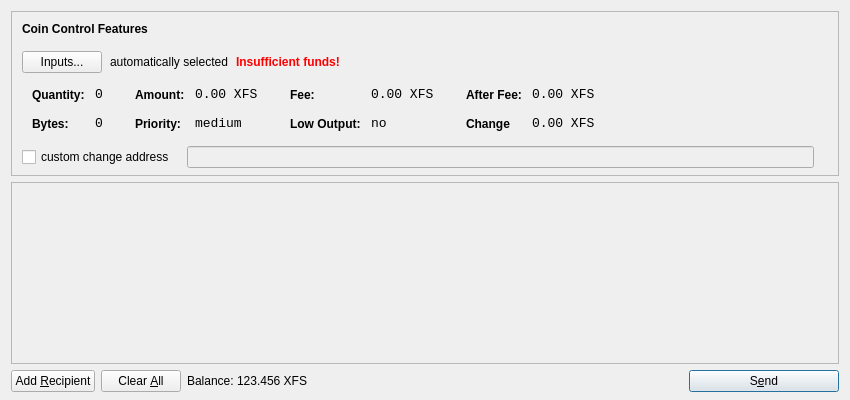
<?xml version="1.0" encoding="UTF-8"?>
<ui version="4.0">
 <class>SendCoinsDialog</class>
 <widget class="QDialog" name="SendCoinsDialog">
  <property name="geometry">
   <rect>
    <x>0</x>
    <y>0</y>
    <width>850</width>
    <height>400</height>
   </rect>
  </property>
  <property name="windowTitle">
   <string>Send Coins</string>
  </property>
  <layout class="QVBoxLayout" name="verticalLayout" stretch="0,1,0">
   <property name="bottomMargin">
    <number>8</number>
   </property>
   <item>
    <widget class="QFrame" name="frameCoinControl">
     <property name="sizePolicy">
      <sizepolicy hsizetype="Expanding" vsizetype="Expanding">
       <horstretch>0</horstretch>
       <verstretch>0</verstretch>
      </sizepolicy>
     </property>
     <property name="maximumSize">
      <size>
       <width>16777215</width>
       <height>16777215</height>
      </size>
     </property>
     <property name="frameShape">
      <enum>QFrame::StyledPanel</enum>
     </property>
     <property name="frameShadow">
      <enum>QFrame::Sunken</enum>
     </property>
     <layout class="QVBoxLayout" name="verticalLayoutCoinControl2">
      <property name="spacing">
       <number>-1</number>
      </property>
      <property name="leftMargin">
       <number>0</number>
      </property>
      <property name="topMargin">
       <number>0</number>
      </property>
      <property name="rightMargin">
       <number>0</number>
      </property>
      <property name="bottomMargin">
       <number>6</number>
      </property>
      <item>
       <layout class="QVBoxLayout" name="verticalLayoutCoinControl" stretch="0,0,0,0,1">
        <property name="spacing">
         <number>0</number>
        </property>
        <property name="leftMargin">
         <number>10</number>
        </property>
        <property name="topMargin">
         <number>10</number>
        </property>
        <item>
         <layout class="QHBoxLayout" name="horizontalLayoutCoinControl1">
          <property name="bottomMargin">
           <number>15</number>
          </property>
          <item>
           <widget class="QLabel" name="labelCoinControlFeatures">
            <property name="sizePolicy">
             <sizepolicy hsizetype="Preferred" vsizetype="Maximum">
              <horstretch>0</horstretch>
              <verstretch>0</verstretch>
             </sizepolicy>
            </property>
            <property name="font">
             <font>
              <weight>75</weight>
              <bold>true</bold>
             </font>
            </property>
            <property name="styleSheet">
             <string notr="true">font-weight:bold;</string>
            </property>
            <property name="text">
             <string>Coin Control Features</string>
            </property>
           </widget>
          </item>
         </layout>
        </item>
        <item>
         <layout class="QHBoxLayout" name="horizontalLayoutCoinControl2" stretch="0,0,0,0">
          <property name="spacing">
           <number>8</number>
          </property>
          <property name="bottomMargin">
           <number>10</number>
          </property>
          <item>
           <widget class="QPushButton" name="pushButtonCoinControl">
            <property name="styleSheet">
             <string notr="true"/>
            </property>
            <property name="text">
             <string>Inputs...</string>
            </property>
           </widget>
          </item>
          <item>
           <widget class="QLabel" name="labelCoinControlAutomaticallySelected">
            <property name="text">
             <string>automatically selected</string>
            </property>
            <property name="margin">
             <number>5</number>
            </property>
           </widget>
          </item>
          <item>
           <widget class="QLabel" name="labelCoinControlInsuffFunds">
            <property name="font">
             <font>
              <weight>75</weight>
              <bold>true</bold>
             </font>
            </property>
            <property name="styleSheet">
             <string notr="true">color:red;font-weight:bold;</string>
            </property>
            <property name="text">
             <string>Insufficient funds!</string>
            </property>
            <property name="margin">
             <number>5</number>
            </property>
           </widget>
          </item>
          <item>
           <spacer name="horizontalSpacerCoinControl">
            <property name="orientation">
             <enum>Qt::Horizontal</enum>
            </property>
            <property name="sizeHint" stdset="0">
             <size>
              <width>40</width>
              <height>1</height>
             </size>
            </property>
           </spacer>
          </item>
         </layout>
        </item>
        <item>
         <widget class="QWidget" name="widgetCoinControl" native="true">
          <property name="sizePolicy">
           <sizepolicy hsizetype="Preferred" vsizetype="Preferred">
            <horstretch>0</horstretch>
            <verstretch>0</verstretch>
           </sizepolicy>
          </property>
          <property name="minimumSize">
           <size>
            <width>0</width>
            <height>0</height>
           </size>
          </property>
          <property name="styleSheet">
           <string notr="true"/>
          </property>
          <layout class="QHBoxLayout" name="horizontalLayoutCoinControl5">
           <property name="margin">
            <number>0</number>
           </property>
           <item>
            <layout class="QHBoxLayout" name="horizontalLayoutCoinControl3" stretch="0,0,0,1">
             <property name="spacing">
              <number>20</number>
             </property>
             <property name="topMargin">
              <number>0</number>
             </property>
             <property name="bottomMargin">
              <number>10</number>
             </property>
             <item>
              <layout class="QFormLayout" name="formLayoutCoinControl1">
               <property name="horizontalSpacing">
                <number>10</number>
               </property>
               <property name="verticalSpacing">
                <number>14</number>
               </property>
               <property name="leftMargin">
                <number>10</number>
               </property>
               <property name="topMargin">
                <number>4</number>
               </property>
               <property name="rightMargin">
                <number>6</number>
               </property>
               <item row="0" column="0">
                <widget class="QLabel" name="labelCoinControlQuantityText">
                 <property name="styleSheet">
                  <string notr="true">font-weight:bold;</string>
                 </property>
                 <property name="text">
                  <string>Quantity:</string>
                 </property>
                 <property name="margin">
                  <number>0</number>
                 </property>
                </widget>
               </item>
               <item row="0" column="1">
                <widget class="QLabel" name="labelCoinControlQuantity">
                 <property name="font">
                  <font>
                   <family>Monospace</family>
                   <pointsize>10</pointsize>
                  </font>
                 </property>
                 <property name="cursor">
                  <cursorShape>IBeamCursor</cursorShape>
                 </property>
                 <property name="contextMenuPolicy">
                  <enum>Qt::ActionsContextMenu</enum>
                 </property>
                 <property name="text">
                  <string>0</string>
                 </property>
                 <property name="margin">
                  <number>0</number>
                 </property>
                 <property name="textInteractionFlags">
                  <set>Qt::LinksAccessibleByMouse|Qt::TextSelectableByKeyboard|Qt::TextSelectableByMouse</set>
                 </property>
                </widget>
               </item>
               <item row="1" column="0">
                <widget class="QLabel" name="labelCoinControlBytesText">
                 <property name="styleSheet">
                  <string notr="true">font-weight:bold;</string>
                 </property>
                 <property name="text">
                  <string>Bytes:</string>
                 </property>
                </widget>
               </item>
               <item row="1" column="1">
                <widget class="QLabel" name="labelCoinControlBytes">
                 <property name="font">
                  <font>
                   <family>Monospace</family>
                   <pointsize>10</pointsize>
                  </font>
                 </property>
                 <property name="cursor">
                  <cursorShape>IBeamCursor</cursorShape>
                 </property>
                 <property name="contextMenuPolicy">
                  <enum>Qt::ActionsContextMenu</enum>
                 </property>
                 <property name="text">
                  <string>0</string>
                 </property>
                 <property name="textInteractionFlags">
                  <set>Qt::LinksAccessibleByMouse|Qt::TextSelectableByKeyboard|Qt::TextSelectableByMouse</set>
                 </property>
                </widget>
               </item>
              </layout>
             </item>
             <item>
              <layout class="QFormLayout" name="formLayoutCoinControl2">
               <property name="horizontalSpacing">
                <number>10</number>
               </property>
               <property name="verticalSpacing">
                <number>14</number>
               </property>
               <property name="leftMargin">
                <number>6</number>
               </property>
               <property name="topMargin">
                <number>4</number>
               </property>
               <property name="rightMargin">
                <number>6</number>
               </property>
               <item row="0" column="0">
                <widget class="QLabel" name="labelCoinControlAmountText">
                 <property name="styleSheet">
                  <string notr="true">font-weight:bold;</string>
                 </property>
                 <property name="text">
                  <string>Amount:</string>
                 </property>
                 <property name="margin">
                  <number>0</number>
                 </property>
                </widget>
               </item>
               <item row="0" column="1">
                <widget class="QLabel" name="labelCoinControlAmount">
                 <property name="font">
                  <font>
                   <family>Monospace</family>
                   <pointsize>10</pointsize>
                  </font>
                 </property>
                 <property name="cursor">
                  <cursorShape>IBeamCursor</cursorShape>
                 </property>
                 <property name="contextMenuPolicy">
                  <enum>Qt::ActionsContextMenu</enum>
                 </property>
                 <property name="text">
                  <string>0.00 XFS</string>
                 </property>
                 <property name="textInteractionFlags">
                  <set>Qt::LinksAccessibleByMouse|Qt::TextSelectableByKeyboard|Qt::TextSelectableByMouse</set>
                 </property>
                </widget>
               </item>
               <item row="1" column="0">
                <widget class="QLabel" name="labelCoinControlPriorityText">
                 <property name="styleSheet">
                  <string notr="true">font-weight:bold;</string>
                 </property>
                 <property name="text">
                  <string>Priority:</string>
                 </property>
                </widget>
               </item>
               <item row="1" column="1">
                <widget class="QLabel" name="labelCoinControlPriority">
                 <property name="font">
                  <font>
                   <family>Monospace</family>
                   <pointsize>10</pointsize>
                  </font>
                 </property>
                 <property name="cursor">
                  <cursorShape>IBeamCursor</cursorShape>
                 </property>
                 <property name="contextMenuPolicy">
                  <enum>Qt::ActionsContextMenu</enum>
                 </property>
                 <property name="text">
                  <string>medium</string>
                 </property>
                 <property name="textInteractionFlags">
                  <set>Qt::LinksAccessibleByMouse|Qt::TextSelectableByKeyboard|Qt::TextSelectableByMouse</set>
                 </property>
                </widget>
               </item>
              </layout>
             </item>
             <item>
              <layout class="QFormLayout" name="formLayoutCoinControl3">
               <property name="horizontalSpacing">
                <number>10</number>
               </property>
               <property name="verticalSpacing">
                <number>14</number>
               </property>
               <property name="leftMargin">
                <number>6</number>
               </property>
               <property name="topMargin">
                <number>4</number>
               </property>
               <property name="rightMargin">
                <number>6</number>
               </property>
               <item row="0" column="0">
                <widget class="QLabel" name="labelCoinControlFeeText">
                 <property name="styleSheet">
                  <string notr="true">font-weight:bold;</string>
                 </property>
                 <property name="text">
                  <string>Fee:</string>
                 </property>
                 <property name="margin">
                  <number>0</number>
                 </property>
                </widget>
               </item>
               <item row="0" column="1">
                <widget class="QLabel" name="labelCoinControlFee">
                 <property name="font">
                  <font>
                   <family>Monospace</family>
                   <pointsize>10</pointsize>
                  </font>
                 </property>
                 <property name="cursor">
                  <cursorShape>IBeamCursor</cursorShape>
                 </property>
                 <property name="contextMenuPolicy">
                  <enum>Qt::ActionsContextMenu</enum>
                 </property>
                 <property name="text">
                  <string>0.00 XFS</string>
                 </property>
                 <property name="textInteractionFlags">
                  <set>Qt::LinksAccessibleByMouse|Qt::TextSelectableByKeyboard|Qt::TextSelectableByMouse</set>
                 </property>
                </widget>
               </item>
               <item row="1" column="0">
                <widget class="QLabel" name="labelCoinControlLowOutputText">
                 <property name="styleSheet">
                  <string notr="true">font-weight:bold;</string>
                 </property>
                 <property name="text">
                  <string>Low Output:</string>
                 </property>
                </widget>
               </item>
               <item row="1" column="1">
                <widget class="QLabel" name="labelCoinControlLowOutput">
                 <property name="font">
                  <font>
                   <family>Monospace</family>
                   <pointsize>10</pointsize>
                  </font>
                 </property>
                 <property name="cursor">
                  <cursorShape>IBeamCursor</cursorShape>
                 </property>
                 <property name="contextMenuPolicy">
                  <enum>Qt::ActionsContextMenu</enum>
                 </property>
                 <property name="text">
                  <string>no</string>
                 </property>
                 <property name="textInteractionFlags">
                  <set>Qt::LinksAccessibleByMouse|Qt::TextSelectableByKeyboard|Qt::TextSelectableByMouse</set>
                 </property>
                </widget>
               </item>
              </layout>
             </item>
             <item>
              <layout class="QFormLayout" name="formLayoutCoinControl4">
               <property name="horizontalSpacing">
                <number>10</number>
               </property>
               <property name="verticalSpacing">
                <number>14</number>
               </property>
               <property name="leftMargin">
                <number>6</number>
               </property>
               <property name="topMargin">
                <number>4</number>
               </property>
               <property name="rightMargin">
                <number>6</number>
               </property>
               <item row="0" column="0">
                <widget class="QLabel" name="labelCoinControlAfterFeeText">
                 <property name="styleSheet">
                  <string notr="true">font-weight:bold;</string>
                 </property>
                 <property name="text">
                  <string>After Fee:</string>
                 </property>
                 <property name="margin">
                  <number>0</number>
                 </property>
                </widget>
               </item>
               <item row="0" column="1">
                <widget class="QLabel" name="labelCoinControlAfterFee">
                 <property name="font">
                  <font>
                   <family>Monospace</family>
                   <pointsize>10</pointsize>
                  </font>
                 </property>
                 <property name="cursor">
                  <cursorShape>IBeamCursor</cursorShape>
                 </property>
                 <property name="contextMenuPolicy">
                  <enum>Qt::ActionsContextMenu</enum>
                 </property>
                 <property name="text">
                  <string>0.00 XFS</string>
                 </property>
                 <property name="textInteractionFlags">
                  <set>Qt::LinksAccessibleByMouse|Qt::TextSelectableByKeyboard|Qt::TextSelectableByMouse</set>
                 </property>
                </widget>
               </item>
               <item row="1" column="0">
                <widget class="QLabel" name="labelCoinControlChangeText">
                 <property name="styleSheet">
                  <string notr="true">font-weight:bold;</string>
                 </property>
                 <property name="text">
                  <string>Change</string>
                 </property>
                </widget>
               </item>
               <item row="1" column="1">
                <widget class="QLabel" name="labelCoinControlChange">
                 <property name="font">
                  <font>
                   <family>Monospace</family>
                   <pointsize>10</pointsize>
                  </font>
                 </property>
                 <property name="cursor">
                  <cursorShape>IBeamCursor</cursorShape>
                 </property>
                 <property name="contextMenuPolicy">
                  <enum>Qt::ActionsContextMenu</enum>
                 </property>
                 <property name="text">
                  <string>0.00 XFS</string>
                 </property>
                 <property name="textInteractionFlags">
                  <set>Qt::LinksAccessibleByMouse|Qt::TextSelectableByKeyboard|Qt::TextSelectableByMouse</set>
                 </property>
                </widget>
               </item>
              </layout>
             </item>
            </layout>
           </item>
          </layout>
         </widget>
        </item>
        <item>
         <layout class="QHBoxLayout" name="horizontalLayoutCoinControl4" stretch="0,0,0">
          <property name="spacing">
           <number>12</number>
          </property>
          <property name="sizeConstraint">
           <enum>QLayout::SetDefaultConstraint</enum>
          </property>
          <property name="topMargin">
           <number>5</number>
          </property>
          <property name="rightMargin">
           <number>5</number>
          </property>
          <item>
           <widget class="QCheckBox" name="checkBoxCoinControlChange">
            <property name="text">
             <string>custom change address</string>
            </property>
           </widget>
          </item>
          <item>
           <widget class="QLineEdit" name="lineEditCoinControlChange">
            <property name="enabled">
             <bool>false</bool>
            </property>
            <property name="sizePolicy">
             <sizepolicy hsizetype="Expanding" vsizetype="Fixed">
              <horstretch>0</horstretch>
              <verstretch>0</verstretch>
             </sizepolicy>
            </property>
           </widget>
          </item>
          <item>
           <widget class="QLabel" name="labelCoinControlChangeLabel">
            <property name="sizePolicy">
             <sizepolicy hsizetype="Preferred" vsizetype="Expanding">
              <horstretch>0</horstretch>
              <verstretch>0</verstretch>
             </sizepolicy>
            </property>
            <property name="minimumSize">
             <size>
              <width>0</width>
              <height>0</height>
             </size>
            </property>
            <property name="text">
             <string/>
            </property>
            <property name="margin">
             <number>3</number>
            </property>
           </widget>
          </item>
         </layout>
        </item>
        <item>
         <spacer name="verticalSpacerCoinControl">
          <property name="orientation">
           <enum>Qt::Vertical</enum>
          </property>
          <property name="sizeHint" stdset="0">
           <size>
            <width>800</width>
            <height>1</height>
           </size>
          </property>
         </spacer>
        </item>
       </layout>
      </item>
     </layout>
    </widget>
   </item>
   <item>
    <widget class="QScrollArea" name="scrollArea">
     <property name="widgetResizable">
      <bool>true</bool>
     </property>
     <widget class="QWidget" name="scrollAreaWidgetContents">
      <property name="geometry">
       <rect>
        <x>0</x>
        <y>0</y>
        <width>830</width>
        <height>165</height>
       </rect>
      </property>
      <layout class="QVBoxLayout" name="verticalLayout_2">
       <property name="margin">
        <number>0</number>
       </property>
       <item>
        <layout class="QVBoxLayout" name="entries">
         <property name="spacing">
          <number>6</number>
         </property>
        </layout>
       </item>
       <item>
        <spacer name="verticalSpacer">
         <property name="orientation">
          <enum>Qt::Vertical</enum>
         </property>
         <property name="sizeHint" stdset="0">
          <size>
           <width>20</width>
           <height>40</height>
          </size>
         </property>
        </spacer>
       </item>
      </layout>
     </widget>
    </widget>
   </item>
   <item>
    <layout class="QHBoxLayout" name="horizontalLayout">
     <item>
      <widget class="QPushButton" name="addButton">
       <property name="toolTip">
        <string>Send to multiple recipients at once</string>
       </property>
       <property name="text">
        <string>Add &amp;Recipient</string>
       </property>
       <property name="icon">
        <iconset resource="../bitcoin.qrc">
         <normaloff>:/icons/add</normaloff>:/icons/add</iconset>
       </property>
       <property name="autoDefault">
        <bool>false</bool>
       </property>
      </widget>
     </item>
     <item>
      <widget class="QPushButton" name="clearButton">
       <property name="sizePolicy">
        <sizepolicy hsizetype="Minimum" vsizetype="Fixed">
         <horstretch>0</horstretch>
         <verstretch>0</verstretch>
        </sizepolicy>
       </property>
       <property name="toolTip">
        <string>Remove all transaction fields</string>
       </property>
       <property name="text">
        <string>Clear &amp;All</string>
       </property>
       <property name="icon">
        <iconset resource="../bitcoin.qrc">
         <normaloff>:/icons/remove</normaloff>:/icons/remove</iconset>
       </property>
       <property name="autoRepeatDelay">
        <number>300</number>
       </property>
       <property name="autoDefault">
        <bool>false</bool>
       </property>
      </widget>
     </item>
     <item>
      <layout class="QHBoxLayout" name="horizontalLayout_2">
       <property name="spacing">
        <number>3</number>
       </property>
       <item>
        <widget class="QLabel" name="label">
         <property name="sizePolicy">
          <sizepolicy hsizetype="Preferred" vsizetype="Fixed">
           <horstretch>0</horstretch>
           <verstretch>0</verstretch>
          </sizepolicy>
         </property>
         <property name="text">
          <string>Balance:</string>
         </property>
        </widget>
       </item>
       <item>
        <widget class="QLabel" name="labelBalance">
         <property name="sizePolicy">
          <sizepolicy hsizetype="Preferred" vsizetype="Fixed">
           <horstretch>0</horstretch>
           <verstretch>0</verstretch>
          </sizepolicy>
         </property>
         <property name="cursor">
          <cursorShape>IBeamCursor</cursorShape>
         </property>
         <property name="text">
          <string>123.456 XFS</string>
         </property>
         <property name="textInteractionFlags">
          <set>Qt::LinksAccessibleByMouse|Qt::TextSelectableByKeyboard|Qt::TextSelectableByMouse</set>
         </property>
        </widget>
       </item>
      </layout>
     </item>
     <item>
      <spacer name="horizontalSpacer">
       <property name="orientation">
        <enum>Qt::Horizontal</enum>
       </property>
       <property name="sizeHint" stdset="0">
        <size>
         <width>40</width>
         <height>20</height>
        </size>
       </property>
      </spacer>
     </item>
     <item>
      <widget class="QPushButton" name="sendButton">
       <property name="minimumSize">
        <size>
         <width>150</width>
         <height>0</height>
        </size>
       </property>
       <property name="toolTip">
        <string>Confirm the send action</string>
       </property>
       <property name="text">
        <string>S&amp;end</string>
       </property>
       <property name="icon">
        <iconset resource="../bitcoin.qrc">
         <normaloff>:/icons/send</normaloff>:/icons/send</iconset>
       </property>
       <property name="default">
        <bool>true</bool>
       </property>
      </widget>
     </item>
    </layout>
   </item>
  </layout>
 </widget>
 <resources>
  <include location="../bitcoin.qrc"/>
 </resources>
 <connections/>
</ui>
